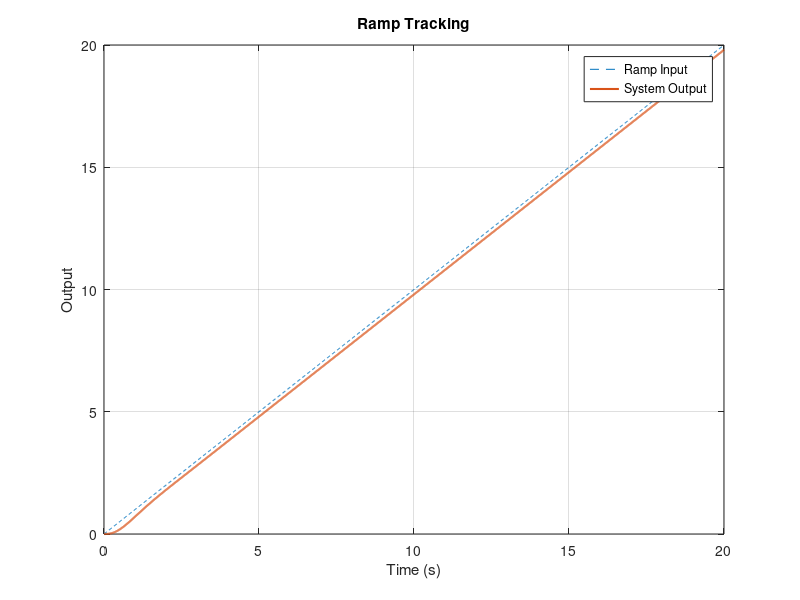
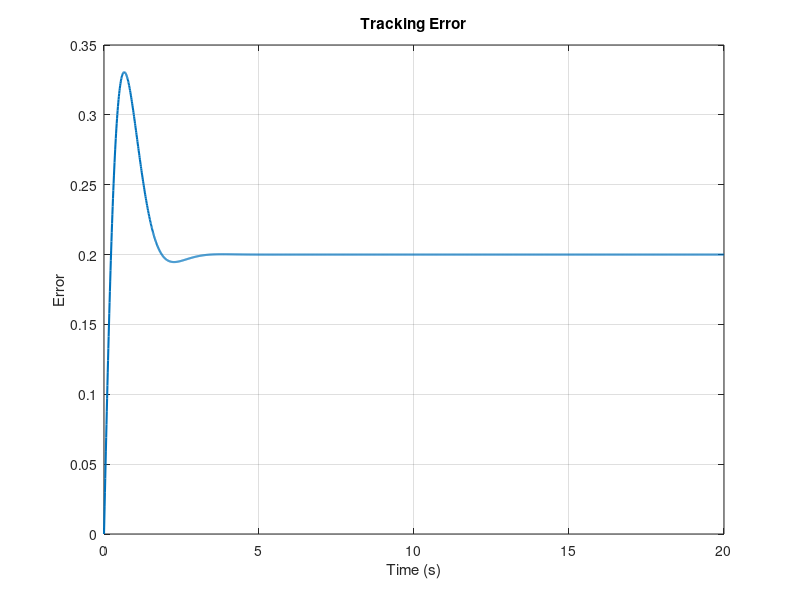

The MATLAB source for these figures, in order:
s = tf('s');

Gp = 1/(s + 1);
Gaug = 1/(s*(s + 1));

P = 20*s + 40;
L = s + 8;

C = P/L;

T = feedback(C*Gaug,1);

t = 0:0.01:20;

r = t;

[y,t] = lsim(T,r,t);

e = r' - y;

figure
plot(t,r,'--',t,y,'LineWidth',1.5)
grid on
xlabel('Time (s)')
ylabel('Output')
title('Ramp Tracking')
legend('Ramp Input','System Output')

figure
plot(t,e,'LineWidth',1.5)
grid on
xlabel('Time (s)')
ylabel('Error')
title('Tracking Error')
